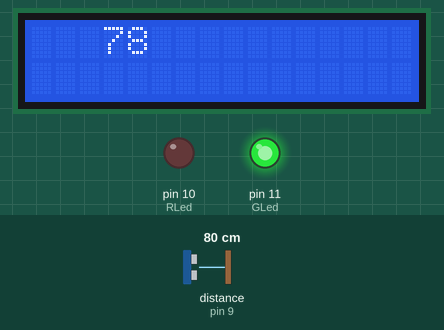
This sketch was run on a simulated Arduino Uno, built with avr-gcc and run on an emulated ATmega328P. Parts: 16×2 character LCD, output pins drawn as LEDs (lit = HIGH). Wiring (inferred from the names in the program): ultrasonic range finder: trigger pin 8; echo pin 9. The inputs (shaded band) are chosen by the test bench; at power-on: distance to the obstacle (sensor on pin 9) 80 cm. The echo pulse lasts 58.3 µs per cm; pins used as bus, display or sensor lines are not drawn; what the sketch prints to the serial monitor is not drawn.

Above: at 1.36 s.
1.4 s: distance to the obstacle (sensor on pin 9) set to 7 cm
At 1.62 s:
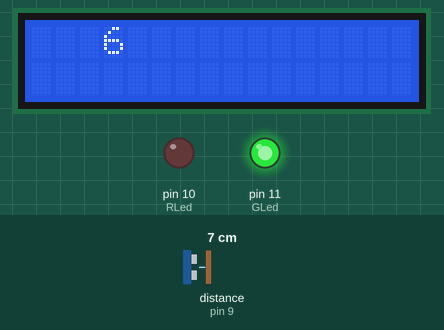
3.1 s: distance to the obstacle (sensor on pin 9) set to 4 cm
At 3.18 s:
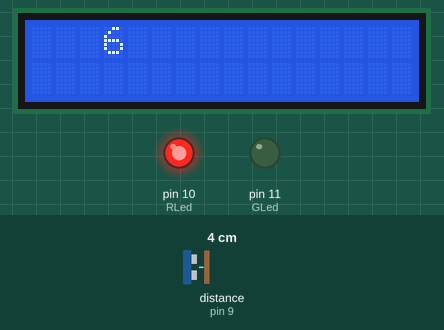
4.8 s: distance to the obstacle (sensor on pin 9) set to 250 cm
At 5.01 s:
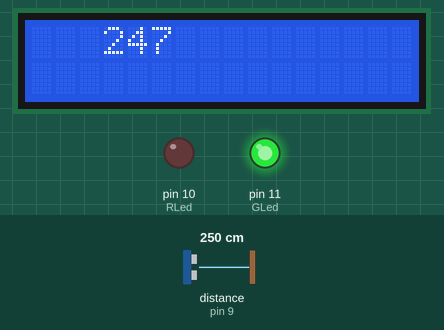
Timing chart, 0 to 7.8 s (numbered marks = the images above; inputs shaded):
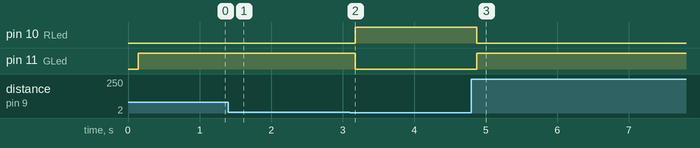

The sketch:

miniproject_final.ino
```cpp
  #define echoPin1 9
#define trigPin1 8
#define SOUND_SPEED 0.034
#include <Wire.h>
#include <LiquidCrystal_I2C.h>
LiquidCrystal_I2C lcd(0x3F,16,2);
int RLed=10;
int GLed=11;
//int GLed=10;
//int RVal;
//int OVal;
//int GVal:
int duration1;
int distance1;

void setup() {

  pinMode(trigPin1, OUTPUT);
  pinMode(echoPin1, INPUT);
   pinMode(RLed, OUTPUT);
    pinMode(GLed, OUTPUT);
//   pinMode(GLed, OUTPUT);
  Serial.begin(9600);
  lcd.init();                      // initialize the lcd
  lcd.init();
// Print a message to the LCD.
  lcd.backlight();
  lcd.setCursor(3,0);
  lcd.print("Distance");
}
//void ultrasonic()
//{
//}

void loop()
{
  //GLed=HIGH;


  //ultrasonic 1
  // Clears the trigPin condition
  digitalWrite(trigPin1, LOW);
  delayMicroseconds(2);
  // Sets the trigPin HIGH (ACTIVE) for 10 microseconds
  digitalWrite(trigPin1, HIGH);
  delayMicroseconds(10);
  digitalWrite(trigPin1, LOW);

  // Reads the echoPin, returns the sound wave travel time in microseconds
  duration1 = pulseIn(echoPin1, HIGH);
  // Calculating the distance
  distance1 = duration1 * 0.034 / 2; // Speed of sound wave divided by 2 (go and back)
  // Displays the distance on the Serial Monitor
  Serial.print("Front: ");
  Serial.print(distance1);
  Serial.println(" cm");
  if(distance1<5)
  {
  digitalWrite(RLed,HIGH);
  digitalWrite(GLed,LOW);
//  digitalWrite(GLed,LOW);
}
  else if( 5< distance1 <30 )
  {
  digitalWrite(RLed,LOW);
  digitalWrite(GLed,HIGH);
//  digitalWrite(GLed,LOW);
  }

else{
  digitalWrite(RLed,LOW);
  digitalWrite(GLed,LOW);
} //gitalWrite(GLed,LOW)
lcd.init();                      // initialize the lcd
  lcd.init();
// Print a message to the LCD.
  lcd.backlight();
  lcd.setCursor(3,0);
  lcd.print(distance1);
}
```

Measured:
- the behaviour switches between 6 and 5 cm on distance to the obstacle (sensor on pin 9) (found by bisection; images 1 and 2)
- after the input at 1.4 s, the display: first differs from a run without the input after 0.22 s (image 1)
- after the input at 3.1 s, pin 10 (RLed): LOW → HIGH after 0.08 s; pin 11 (GLed): HIGH → LOW after 0.08 s
- after the input at 4.8 s, pin 10 (RLed): HIGH → LOW after 0.08 s; pin 11 (GLed): LOW → HIGH after 0.08 s
